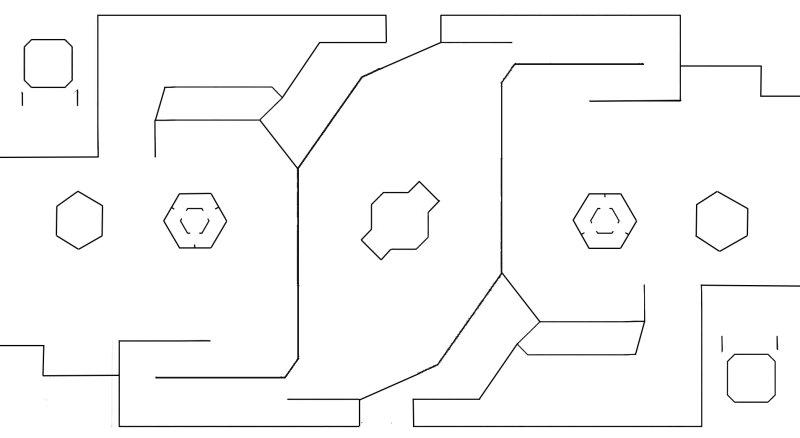
#> input picture Astar/map/RMUC1.png, 800 x 438 px, found by its file name
$ python start_end.py
#> lines starting #> are read from the running program, lines starting #| are printed output that depends on the picture; after the words box and inside, x2 and y2 are one past the last pixel; in counts of white or black regions, pixels touching at a corner belong together
import cv2
import numpy as np

# 全局变量存储坐标
start_point = None
end_point = None
click_count = 0

def on_mouse_click(event, x, y, flags, param):
    """鼠标点击回调函数"""
    global start_point, end_point, click_count

    if event == cv2.EVENT_LBUTTONDOWN:
        if click_count == 0:
            start_point = (y, x)  # 存储为(y,x)格式
            print(f"起点设置: (y={y}, x={x})")
            click_count += 1
        elif click_count == 1:
            end_point = (y, x)
            print(f"终点设置: (y={y}, x={x})")
            click_count += 1

def select_points(map_path):
    """交互式选择起点和终点"""
#> called with map_path = 'RMUC1.png'
    global start_point, end_point, click_count

    # 读取地图
    map_img = cv2.imread(map_path, cv2.IMREAD_GRAYSCALE)
#> map_img is the input picture: shape (438, 800); min 0, max 255, mean 249.4
    if map_img is None:
        print(f"错误：无法加载地图 {map_path}")
        return None, None

    # 创建彩色副本用于显示
    color_map = cv2.cvtColor(map_img, cv2.COLOR_GRAY2BGR)

    # 设置窗口和回调
    cv2.namedWindow("Select Points (Press ESC to quit)")
    cv2.setMouseCallback("Select Points (Press ESC to quit)", on_mouse_click)

    while True:
        # 实时显示当前选择状态
        display_map = color_map.copy()

        # 绘制已选择的点
        if start_point:
            cv2.circle(display_map, (start_point[1], start_point[0]), 5, (0, 255, 0), -1)
            cv2.putText(display_map, f"Start ({start_point[1]},{start_point[0]})",
                       (start_point[1]+10, start_point[0]),
                       cv2.FONT_HERSHEY_SIMPLEX, 0.5, (0, 255, 0), 1)

        if end_point:
            cv2.circle(display_map, (end_point[1], end_point[0]), 5, (0, 0, 255), -1)
            cv2.putText(display_map, f"End ({end_point[1]},{end_point[0]})",
                       (end_point[1]+10, end_point[0]),
                       cv2.FONT_HERSHEY_SIMPLEX, 0.5, (0, 0, 255), 1)

        # 显示操作提示
        if click_count == 0:
            cv2.putText(display_map, "Click to set START point", (10, 20),
                       cv2.FONT_HERSHEY_SIMPLEX, 0.7, (255, 255, 255), 2)
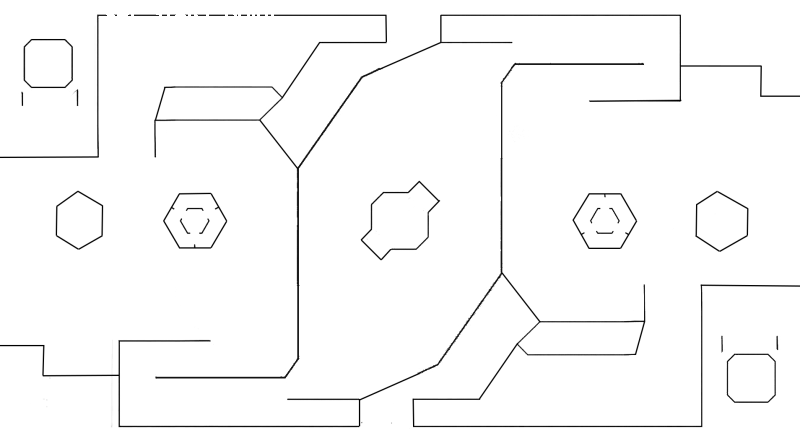
#> display_map: shape (438, 800, 3); 0.05% of pixels changed, all inside (x1, y1, x2, y2) = (106, 14, 274, 17)
        elif click_count == 1:
            cv2.putText(display_map, "Click to set END point", (10, 20),
                       cv2.FONT_HERSHEY_SIMPLEX, 0.7, (255, 255, 255), 2)
        else:
            cv2.putText(display_map, "Press ESC to confirm", (10, 20),
                       cv2.FONT_HERSHEY_SIMPLEX, 0.7, (255, 255, 255), 2)

        cv2.imshow("Select Points (Press ESC to quit)", display_map)

        # 按ESC键退出
        key = cv2.waitKey(10) & 0xFF
#> (key Esc is pressed here)
        if key == 27 or click_count >= 2:  # ESC键或已选两个点
            break

    cv2.destroyAllWindows()
    return start_point, end_point

if __name__ == "__main__":
    # 使用示例
    MAP_PATH = "RMUC1.png"  # 替换为你的地图路径

    print("请在地图上依次点击选择起点和终点：")
    start, end = select_points(MAP_PATH)

    if start and end:
        print("\n最终选择：")
        print(f"起点坐标 (y,x): {start}")
        print(f"终点坐标 (y,x): {end}")
    else:
        print("未完成坐标选择！")
